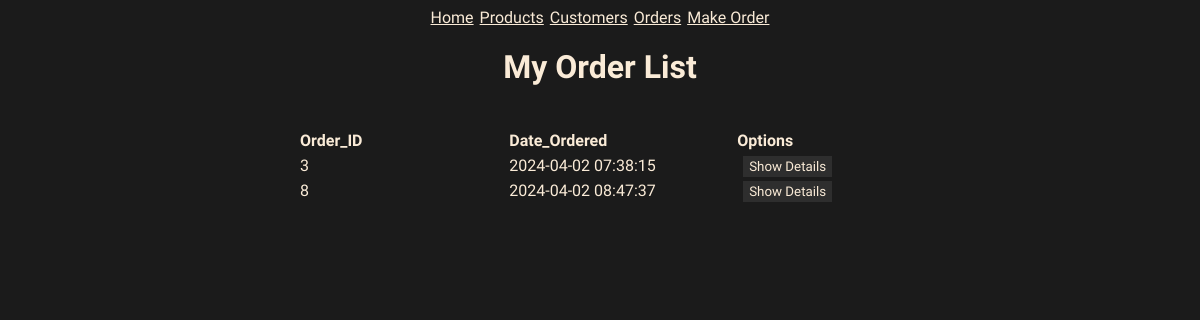
Before: /customers/2 with the older database file.
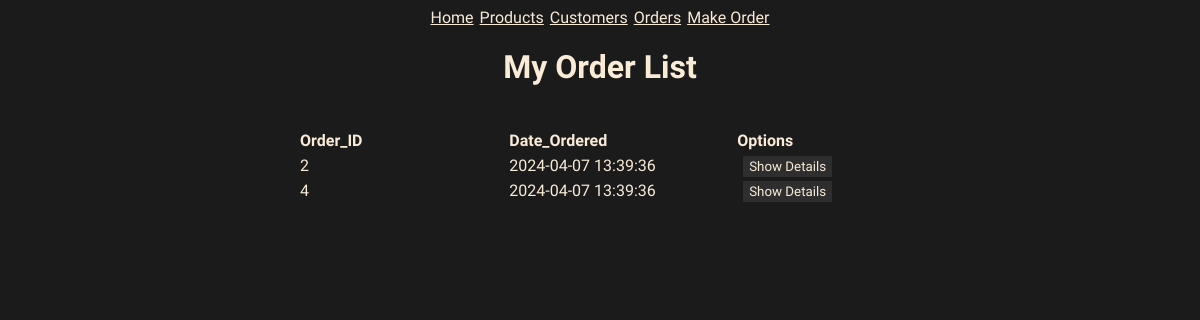
After: the same page with the newer database file.
### models.py (models this page shows, shortened)
class Order(db.Model):
    id = mapped_column(Integer, primary_key=True)
    customer_id = mapped_column(Integer, ForeignKey(Customer.id), nullable=False)
    customer = relationship("Customer", back_populates="orders")
    total = mapped_column(Numeric, nullable=False, default=0)
    items = relationship("ProductOrder", back_populates="order", cascade="all, delete-orphan")
    created = mapped_column(DateTime(timezone=True), default=datetime.now().replace(microsecond=0))
    processed = mapped_column(DateTime(timezone=True), nullable=True)
    def to_json(self):
        return {
            "id":self.id,
            "customer_id":self.customer_id,
            "created": self.created,
            "processed": self.processed,
        }

### routes/customers.py (the view)
@customers_bp.route("/<int:customer_id>")
def customer_order(customer_id):
    statement = db.select(Order).filter_by(customer_id=customer_id)
    results = db.session.execute(statement)
    orders = []
    for order in results.scalars():
        json_record = Order.to_json(order)
        orders.append(json_record)
    return render_template("customer_orders.html", orders = orders)

### templates/customer_orders.html
{% extends "base.html" %}
{% block content %}
<h1>My Order List</h1>
<div class="container">
    <table>
        <thead>
            <tr>
                <th scope="col" width="90">Order_ID</th>
                <th scope="col" width="90">Date_Ordered</th>
                <th scope="col" width="70">Options</th>
            </tr>
        </thead>
        <tbody>
            {% for order in orders %}
            <tr>
                <td>{{ order.id }}</td>
                <td>{{ order.created }}</td>
                <td>
                    <a href="/orders/{{order.id}}" class="btn">Show Details</a>
                </td>
            </tr>
            {% endfor %}
        </tbody>
    </table>
</div>
{% endblock %}

Changed rows visible on the page:
no longer on this page (row edited): Order: created "2024-04-02 07:38:15"
no longer on this page (row edited): Order: created "2024-04-02 08:47:37"
added Order: created "2024-04-07 13:39:36"
now on this page (row edited): Order: created "2024-04-07 13:39:36"
Other visible differences:
new list line: "2 Show Details"
new list line: "4 Show Details"
list line gone: "3 Show Details"
list line gone: "8 Show Details"
